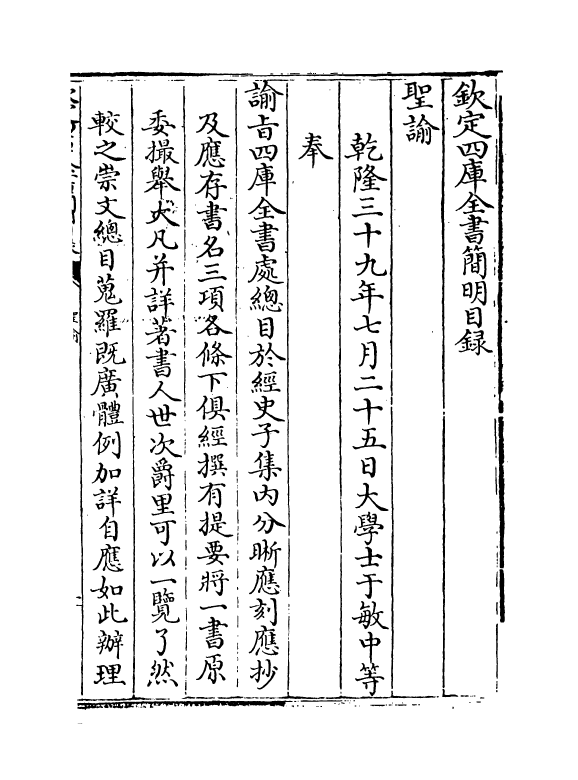
#> input picture benchmark/corpus/guji/images/page_001.png, 1155 x 1559 px (shown at 1/2 size); its folder holds only this picture in this run
$ python -i image_preprocess.py   (imports and definitions only)
#> lines starting #> are read from the running program, lines starting #| are printed output that depends on the picture; after the words box and inside, x2 and y2 are one past the last pixel; in counts of white or black regions, pixels touching at a corner belong together
"""Pixel-level preprocessing for scanned pages.

Implements the plan from :mod:`scribeforge.domain.preprocess` with Pillow and
NumPy only. Every transform here is a classical, explainable algorithm rather
than a model call: the point is to hand the OCR engines an image whose geometry
and illumination are sane, not to guess at characters.

Nothing in this module is allowed to run on the original evidence. The caller
writes the output beside the untouched raster and records both.
"""

from __future__ import annotations

import hashlib
from io import BytesIO
from pathlib import Path

import numpy as np
from PIL import Image, ImageFilter, ImageOps

from scribeforge.domain.preprocess import (
    PageDegradation,
    PreprocessOperation,
    PreprocessOutcome,
    PreprocessSettings,
    refine_operations,
)

_MAX_ANALYSIS_EDGE = 900
_SKEW_STEP_DEGREES = 0.5
# A page whose best projection score barely beats the upright score is not
# skewed; rotating it would invent a correction and blur the text.
_MIN_SKEW_GAIN = 1.02


class PreprocessError(RuntimeError):
    """The raster could not be preprocessed."""


def _sha256(data: bytes) -> str:
    return hashlib.sha256(data).hexdigest()


def _to_gray_array(image: Image.Image) -> np.ndarray:
    return np.asarray(image.convert("L"), dtype=np.float32)


def otsu_threshold(gray: np.ndarray) -> int:
    """Otsu's method on an 8-bit grayscale array.

    Returns a threshold that maximizes between-class variance, with Otsu's
    convention that the ink class is ``0..threshold`` inclusive. Callers must
    therefore test ``value <= threshold`` for ink; using ``<`` would classify the
    darkest ink level as background on a clean two-tone page.

    Used both for the deskew projection profile and for opt-in binarization.
    """

    values = np.clip(gray, 0, 255).astype(np.uint8)
    histogram = np.bincount(values.ravel(), minlength=256).astype(np.float64)
    total = histogram.sum()
    if total == 0:
        return 127

    levels = np.arange(256, dtype=np.float64)
    weight_background = np.cumsum(histogram)
    weight_foreground = total - weight_background
    # Avoid dividing by zero on empty classes.
    valid = (weight_background > 0) & (weight_foreground > 0)
    if not valid.any():
        return 127

    cumulative_mean = np.cumsum(histogram * levels)
    total_mean = cumulative_mean[-1]
    with np.errstate(divide="ignore", invalid="ignore"):
        mean_background = np.where(
            weight_background > 0, cumulative_mean / weight_background, 0.0
        )
        mean_foreground = np.where(
            weight_foreground > 0,
            (total_mean - cumulative_mean) / weight_foreground,
            0.0,
        )
        between = (
            weight_background
            * weight_foreground
            * (mean_background - mean_foreground) ** 2
        )
    between = np.where(valid, between, -1.0)
    return int(np.argmax(between))


def threshold_mask(gray: np.ndarray) -> np.ndarray:
    """Otsu ink mask, quantized exactly as the threshold was computed.

    ``otsu_threshold`` builds its histogram on ``uint8`` values while callers hold
    float arrays. Comparing a float array against the integer cut is therefore
    wrong at the boundary: a flattened ink tone of 174.096 against a threshold of
    174 produced an *empty* mask, which silently disabled the whole estimator.
    Quantizing first makes the two agree.
    """

    quantized = np.clip(gray, 0, 255).astype(np.uint8)
    mask: np.ndarray = quantized <= otsu_threshold(quantized.astype(np.float32))
    return mask


# [24 lines left out: function _projection_score, not called in this run]


def measure_degradation(image: Image.Image) -> PageDegradation:
    """Measure how much restoration a page actually needs.

    Three cheap, explainable quantities on a downscaled copy:

    - ``ink_paper_separation``: mean paper tone minus mean ink tone. Faded scans
      compress this.
    - ``ink_mean``: how dark the strokes reach. Grey ink means a low-contrast
      original.
    - ``background_spread``: the p95-p5 range of per-column background tone.
      A spine shadow or light falloff shows up here; a clean render sits at zero.
    - ``dark_point``: the 5th percentile of ink pixels **at native resolution**.
      Downscaling averages anti-aliased stroke edges into the ink mask and makes
      every good scan look faded, so this one statistic is measured on the full
      raster. It costs about 0.15 s on a 9 megapixel page.
    """

    gray_full = _to_gray_array(image)
    analysis = _analysis_image(image)
    gray = _to_gray_array(analysis)
    flattened = flatten_illumination(gray)
    mask = threshold_mask(flattened)
    ink = flattened[mask]
    paper = flattened[~mask]
    if ink.size == 0 or paper.size == 0:
        # A blank or saturated page: report neutral values so nothing is applied
        # that would be justified by a meaningless statistic.
        return PageDegradation(
            ink_mean=0.0,
            paper_mean=255.0,
            background_spread=0.0,
            ink_paper_separation=255.0,
            dark_point=0.0,
        )
    # Measured on the raw (not flattened) page: flattening removes exactly the
    # uneven illumination this statistic exists to detect.
    per_column = np.percentile(gray, 90, axis=0)
    spread = float(np.percentile(per_column, 95) - np.percentile(per_column, 5))
    full_mask = threshold_mask(flatten_illumination(gray_full))
    full_ink = gray_full[full_mask]
    dark_point = float(np.percentile(full_ink, 5)) if full_ink.size else 0.0
    return PageDegradation(
        ink_mean=float(ink.mean()),
        paper_mean=float(paper.mean()),
        background_spread=max(0.0, spread),
        ink_paper_separation=float(paper.mean() - ink.mean()),
        dark_point=dark_point,
    )


def flatten_illumination(gray: np.ndarray) -> np.ndarray:
    """Remove column-wise illumination before measuring or binarizing.

    A spine shadow darkens one side of the page. With a single global threshold
    that side loses ink while the lit side gains it, which biases the projection
    profile and made the deskew estimator rotate a perfectly straight page by the
    full search limit. Dividing each column by its own background level (the 95th
    percentile of that column, i.e. its paper tone) equalizes the two sides before
    any threshold is applied.

    Returns a float array in 0..255 that keeps each column's tonal range.
    """

    if gray.ndim != 2 or gray.size == 0:
        return gray
    background = np.percentile(gray, 95, axis=0)
    background = np.maximum(background, 1.0)
    flattened: np.ndarray = np.clip(gray / background * 255.0, 0, 255)
    return flattened


def _analysis_image(image: Image.Image) -> Image.Image:
    scaled = image.convert("L")
    width, height = scaled.size
    longest = max(width, height)
    if longest <= _MAX_ANALYSIS_EDGE:
        return scaled
    ratio = _MAX_ANALYSIS_EDGE / longest
    return scaled.resize(
        (max(1, int(width * ratio)), max(1, int(height * ratio))),
        Image.Resampling.BILINEAR,
    )


# [84 lines left out: functions estimate_skew_degrees, _deskew, _page_fill, _deshadow, not called in this run]


def _denoise(image: Image.Image, size: int) -> tuple[Image.Image, dict[str, str]]:
    return image.filter(ImageFilter.MedianFilter(size=size)), {"median_size": str(size)}


# [170 lines left out: functions _contrast, _binarize, _crop_border, apply_preprocess, preprocess_file, not called in this run]

>>> from PIL import Image
>>> picture = Image.open('../../../benchmark/corpus/guji/images/page_001.png')
#> picture is the input picture: PIL image 1155x1559 RGB; min 0, max 255, mean 235.2
>>> result = measure_degradation(picture)
#> in _analysis_image, `return scaled.resize( (max(1, int(width * ratio)), max(1, int(height *..`:
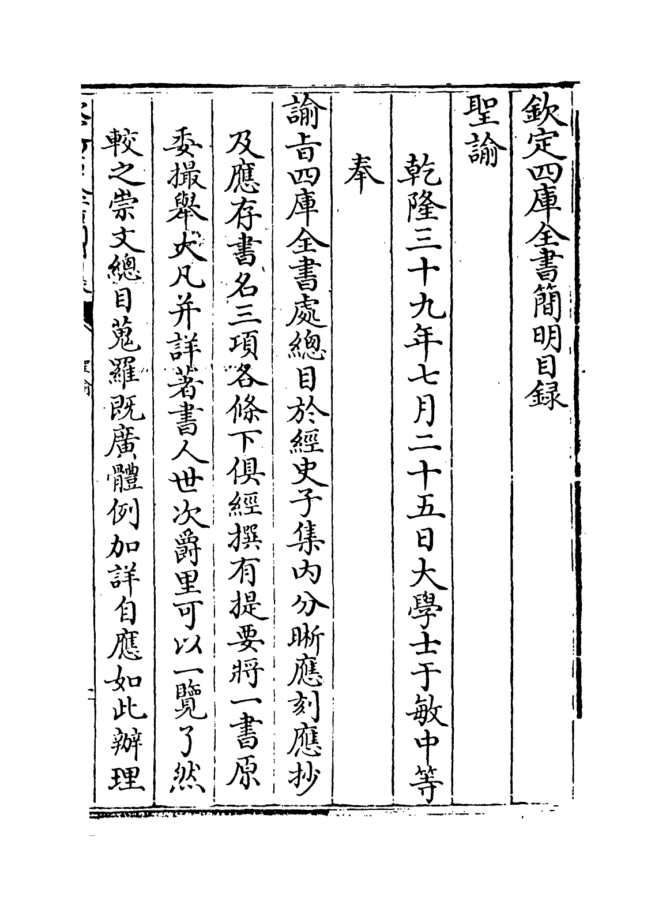
#> returned value: PIL image 666x900 L; min 0, max 255, mean 235.1
#> in flatten_illumination, `background = np.percentile(gray, 95, axis=0)`: background = 666 values from 255 to 255
#> in otsu_threshold, `histogram = np.bincount(values.ravel(), minlength=256).astype(np.float..`: histogram = 256 values, max 507771 at index 255, min 146 at index 91, mean 2341.4
#> in otsu_threshold, `total = histogram.sum()`: total = 599400
#> in otsu_threshold, `weight_background = np.cumsum(histogram)`: weight_background = 256 values from 8686 to 599400
#> in otsu_threshold, `weight_foreground = total - weight_background`: weight_foreground = 256 values, max 590714 at index 0, min 0 at index 255, mean 550581.5
#> in otsu_threshold, `cumulative_mean = np.cumsum(histogram * levels)`: cumulative_mean = 256 values from 0 to 140948853
#> in otsu_threshold, `total_mean = cumulative_mean[-1]`: total_mean = 140948853
#> in otsu_threshold, `mean_background = np.where( weight_background > 0, cumulative_mean / w..`: mean_background = 256 values from 0 to 235.1
#> in otsu_threshold, `mean_foreground = np.where( weight_foreground > 0, (total_mean - cumul..`: mean_foreground = 256 values, max 255 at index 254, min 0 at index 255, mean 249.1
#> in otsu_threshold, `between = ( weight_background * weight_foreground * (mean_background -..`: between = 256 values, max 1.13e+15 at index 152, min 0 at index 255, mean 9.66e+14
#> in otsu_threshold, `between = np.where(valid, between, -1.0)`: between = 256 values, max 1.13e+15 at index 152, min -1 at index 255, mean 9.66e+14
#> in threshold_mask, `mask: np.ndarray = quantized <= otsu_threshold(quantized.astype(np.flo..`:
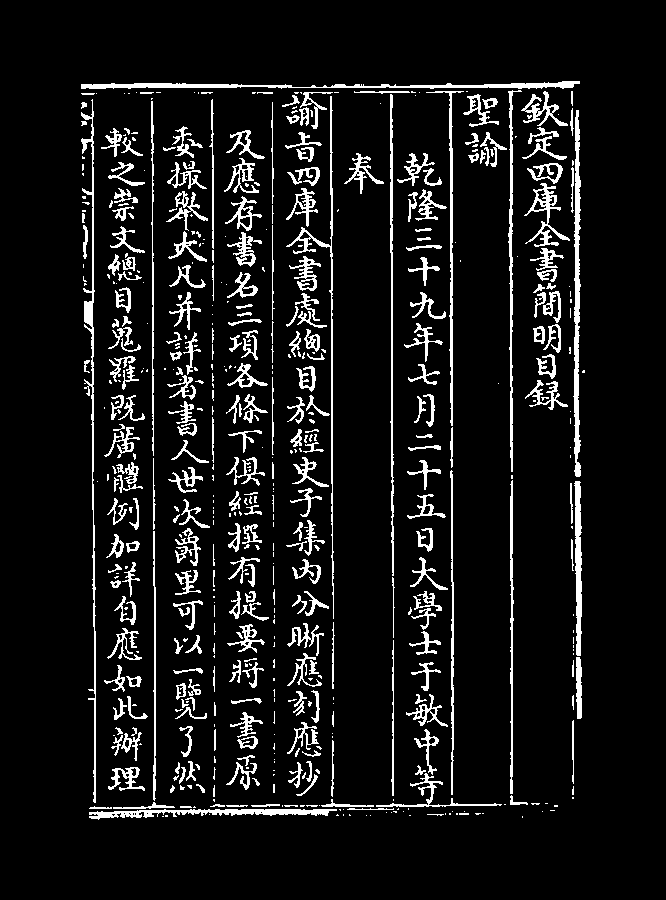
#> mask: shape (900, 666) bool; 8.6% white; 561 white regions (282 under 20 px), largest, box (x1, y1, x2, y2) and area: (81, 99, 96, 803) 1825, (81, 81, 580, 89) 1796, (573, 110, 581, 477) 1715
#> in measure_degradation, `per_column = np.percentile(gray, 90, axis=0)`: per_column = 666 values from 255 to 255
#> in measure_degradation, `spread = float(np.percentile(per_column, 95) - np.percentile(per_colum..`: spread = 0
#> in threshold_mask (call 2), `mask: np.ndarray = quantized <= otsu_threshold(quantized.astype(np.flo..`:
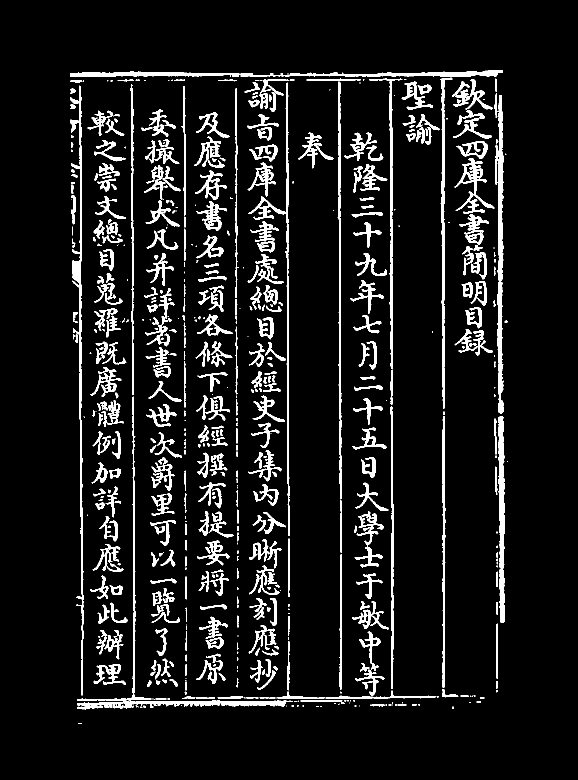
#> mask: shape (1559, 1155) bool (shown at 1/2 size); 8.5% white; 647 white regions (198 under 20 px), largest, box (x1, y1, x2, y2) and area: (140, 140, 1006, 154) 5346, (141, 171, 167, 1391) 5345, (994, 191, 1008, 827) 5127

$ run again, on benchmark/corpus/guji/images/page_002.png
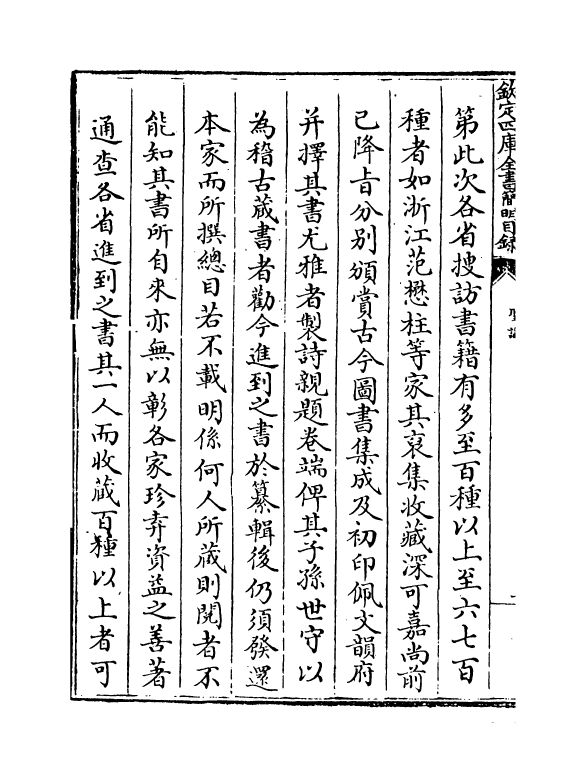
#> input picture benchmark/corpus/guji/images/page_002.png, 1170 x 1556 px (shown at 1/2 size)
#> picture is the input picture: PIL image 1170x1556 RGB; min 0, max 255, mean 230.2
#> background = 676 values from 255 to 255
#> histogram = 256 values, max 493475 at index 255, min 170 at index 122, mean 2376.6
#> total = 608400
#> weight_background = 256 values from 11280 to 608400
#> weight_foreground = 256 values, max 597120 at index 0, min 0 at index 255, mean 547110.5
#> cumulative_mean = 256 values from 0 to 140060285
#> total_mean = 140060285
#> mean_background = 256 values from 0 to 230.2
#> mean_foreground = 256 values, max 255 at index 254, min 0 at index 255, mean 248
#> in otsu_threshold, `between = ( weight_background * weight_foreground * (mean_background -..`: between = 256 values, max 1.43e+15 at index 151, min 0 at index 255, mean 1.22e+15
#> in otsu_threshold, `between = np.where(valid, between, -1.0)`: between = 256 values, max 1.43e+15 at index 151, min -1 at index 255, mean 1.22e+15
#> in threshold_mask, `mask: np.ndarray = quantized <= otsu_threshold(quantized.astype(np.flo..`:
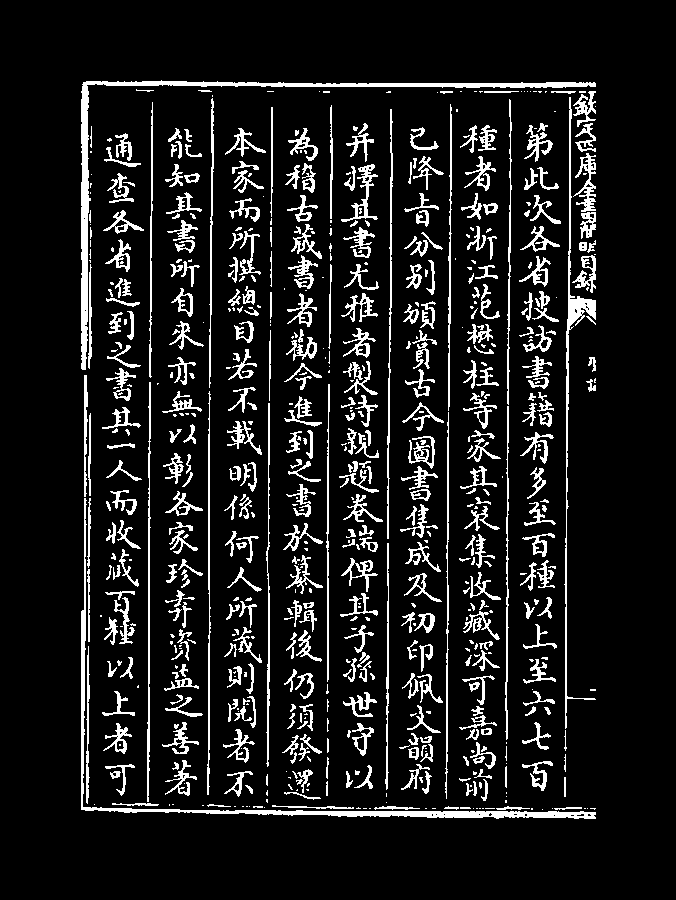
#> mask: shape (900, 676) bool; 10.7% white; 669 white regions (277 under 20 px), largest, box (x1, y1, x2, y2) and area: (81, 80, 596, 370) 4096, (81, 498, 596, 819) 3443, (564, 97, 596, 729) 1854
#> per_column = 676 values from 255 to 255
#> spread = 0
#> flattened: shape (1556, 1170) float64
#> in threshold_mask (call 2), `mask: np.ndarray = quantized <= otsu_threshold(quantized.astype(np.flo..`:
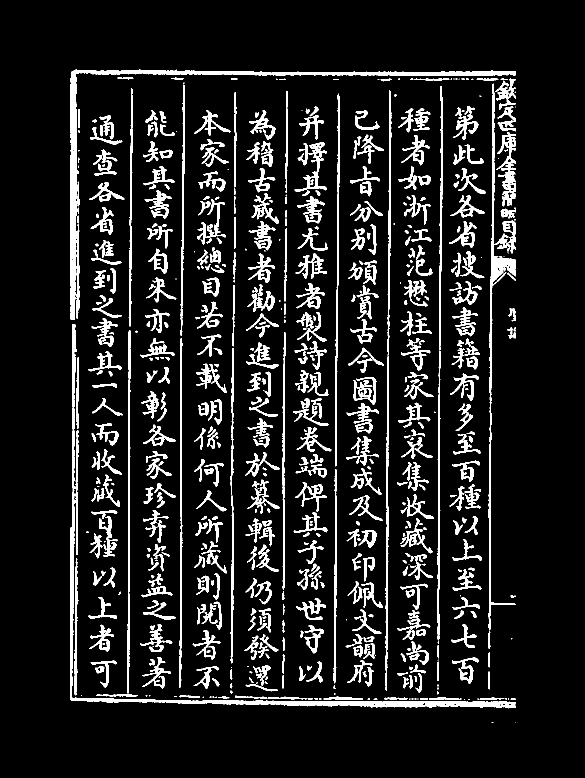
#> mask: shape (1556, 1170) bool (shown at 1/2 size); 10.6% white; 723 white regions (139 under 20 px), largest, box (x1, y1, x2, y2) and area: (140, 139, 1031, 640) 12201, (140, 861, 1031, 1417) 10360, (977, 167, 1031, 1261) 5513

$ run again, on benchmark/corpus/guji/images/page_003.png
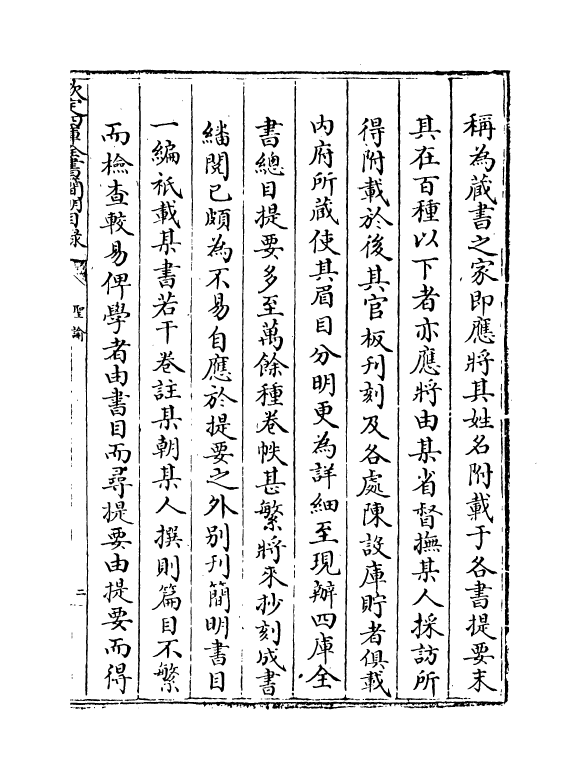
#> input picture benchmark/corpus/guji/images/page_003.png, 1160 x 1559 px (shown at 1/2 size)
#> picture is the input picture: PIL image 1160x1559 RGB; min 0, max 255, mean 232.2
#> background = 669 values from 255 to 255
#> histogram = 256 values, max 491506 at index 255, min 193 at index 90, mean 2352
#> total = 602100
#> weight_background = 256 values from 8530 to 602100
#> weight_foreground = 256 values, max 593570 at index 0, min 0 at index 255, mean 546229
#> cumulative_mean = 256 values from 0 to 139834621
#> total_mean = 139834621
#> mean_background = 256 values from 0 to 232.2
#> mean_foreground = 256 values, max 255 at index 254, min 0 at index 255, mean 248
#> in otsu_threshold, `between = ( weight_background * weight_foreground * (mean_background -..`: between = 256 values, max 1.24e+15 at index 154, min 0 at index 255, mean 1.05e+15
#> in otsu_threshold, `between = np.where(valid, between, -1.0)`: between = 256 values, max 1.24e+15 at index 154, min -1 at index 255, mean 1.05e+15
#> in threshold_mask, `mask: np.ndarray = quantized <= otsu_threshold(quantized.astype(np.flo..`:
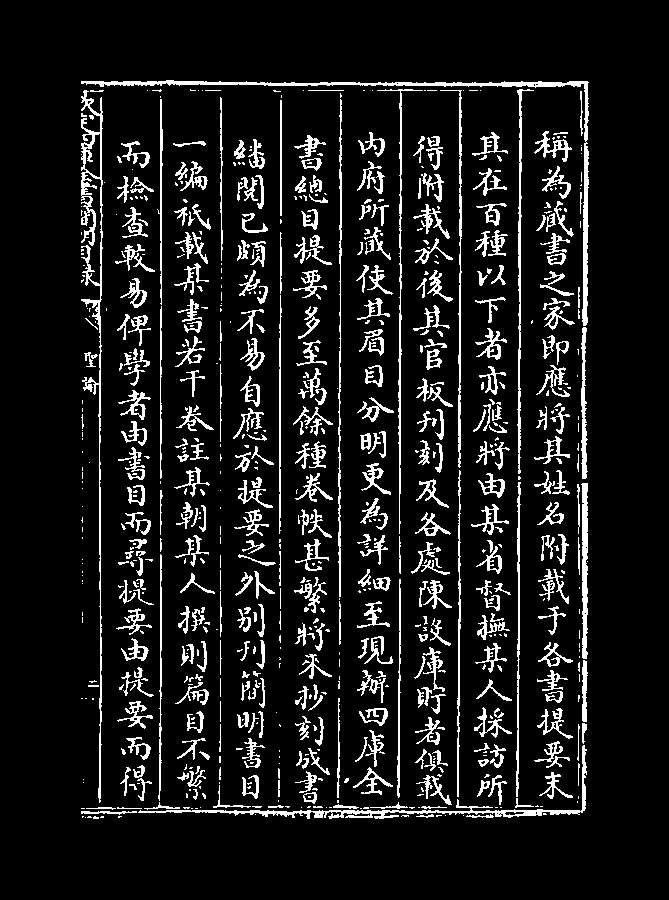
#> mask: shape (900, 669) bool; 10% white in thin lines or dots, all inside (x1, y1, x2, y2) = (81, 80, 589, 819)
#> per_column = 669 values from 255 to 255
#> spread = 0
#> flattened: shape (1559, 1160) float64
#> in threshold_mask (call 2), `mask: np.ndarray = quantized <= otsu_threshold(quantized.astype(np.flo..`:
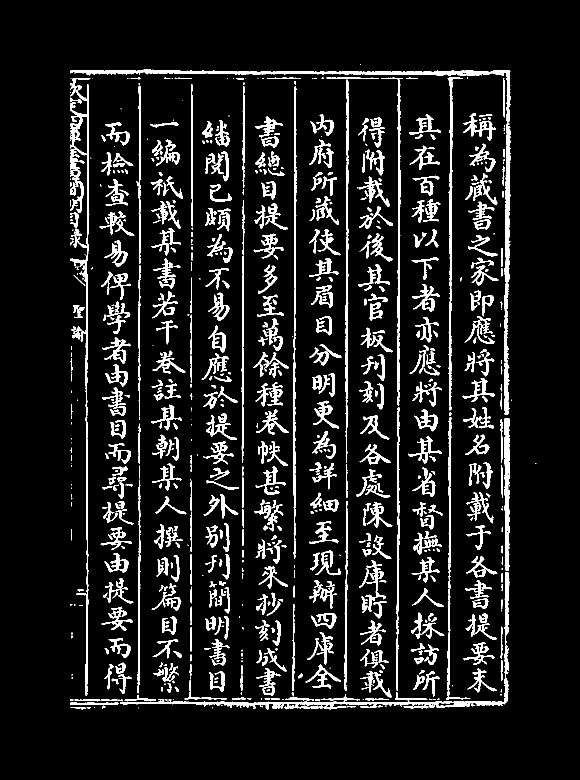
#> mask: shape (1559, 1160) bool (shown at 1/2 size); 9.8% white; 845 white regions (222 under 20 px), largest, box (x1, y1, x2, y2) and area: (140, 156, 181, 1391) 6845, (140, 139, 1021, 245) 6123, (240, 1290, 1018, 1419) 5808
